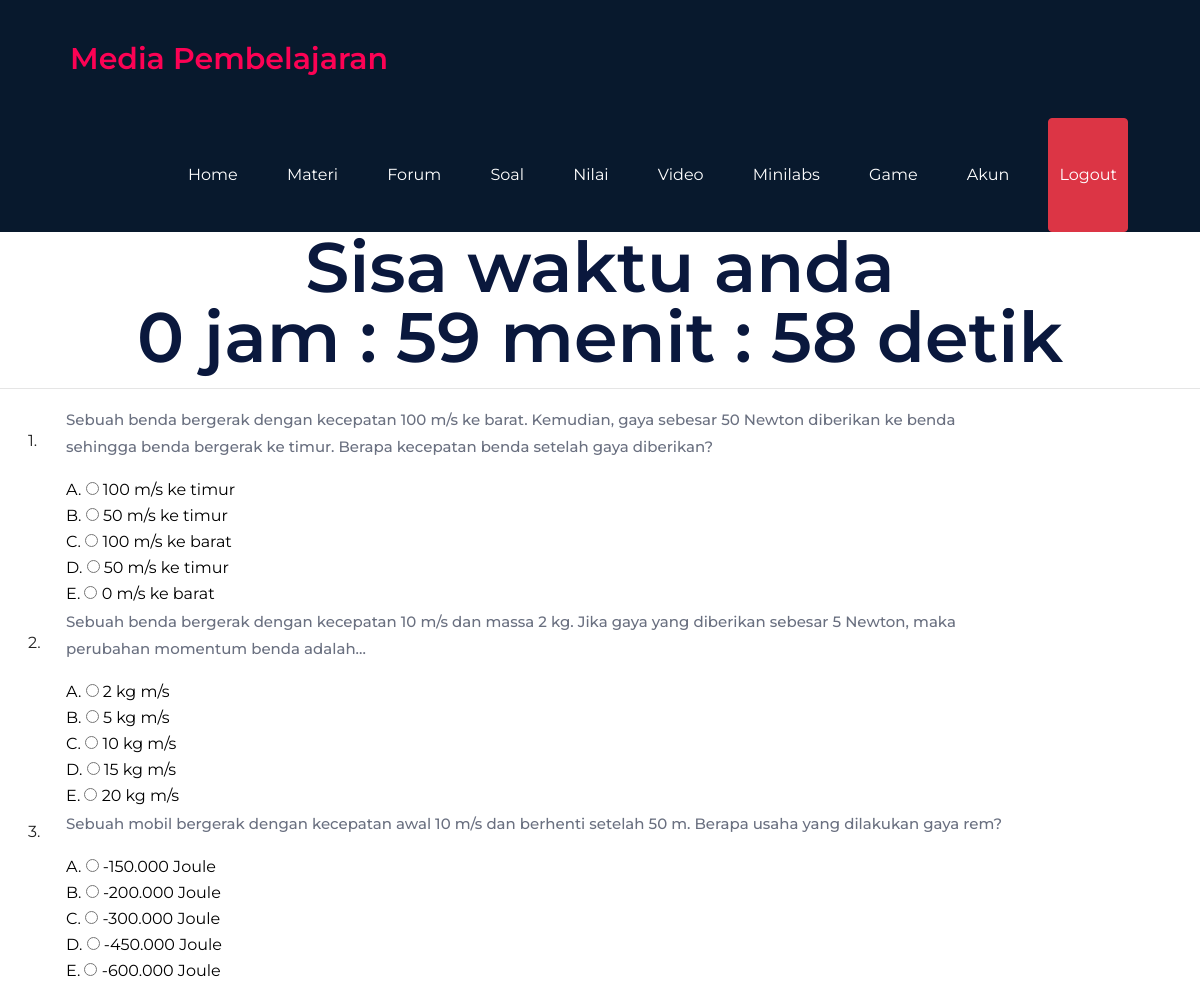
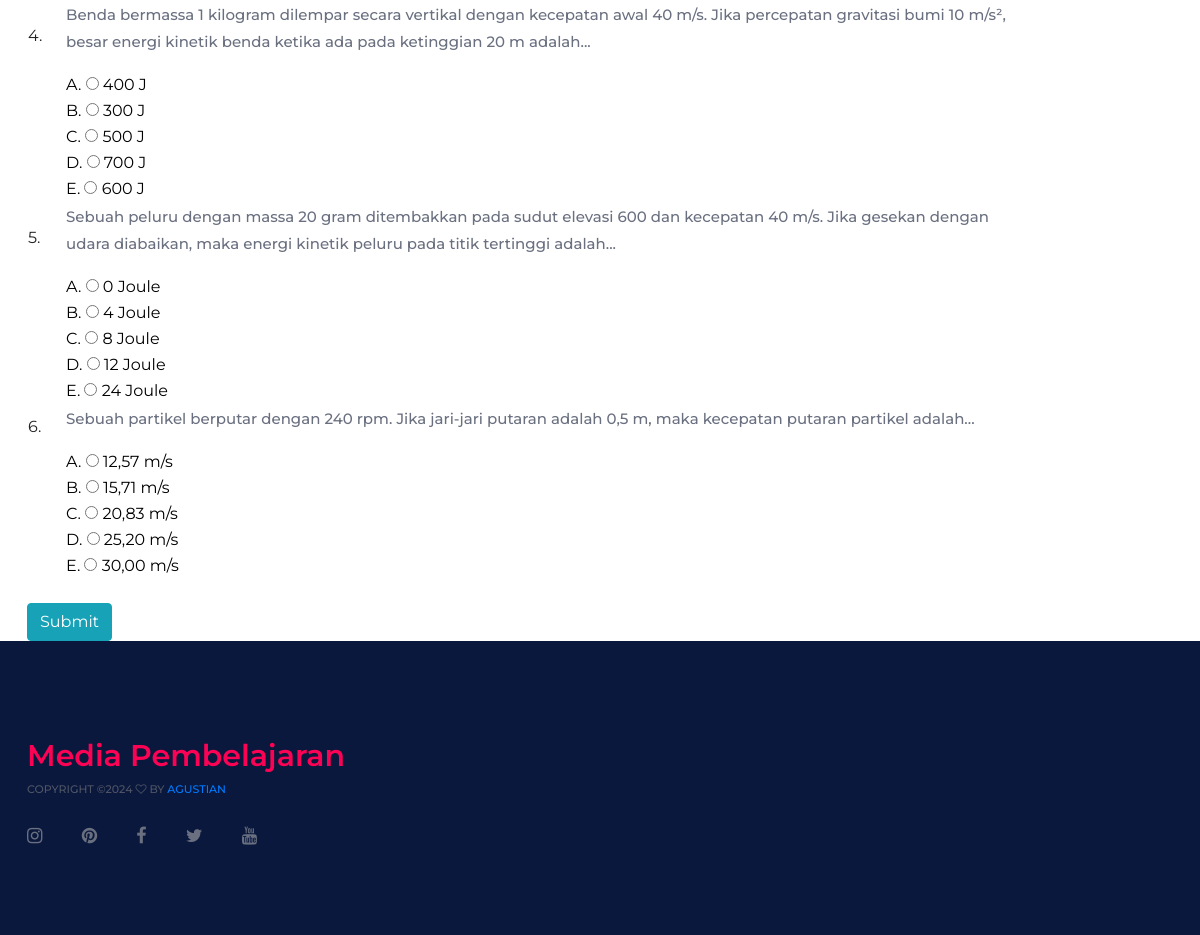
Screenshot of /utama.php?page=soal (signed in) with the database file from the repository (2 pictures, top to bottom).
### tables this page shows
CREATE TABLE `tabel_soal` (
  `id_soal` int(11) NOT NULL,
  `pertanyaan` text NOT NULL,
  `pilihan_a` text NOT NULL,
  `pilihan_b` text NOT NULL,
  `pilihan_c` text NOT NULL,
  `pilihan_d` text NOT NULL,
  `pilihan_e` text NOT NULL,
  `jawaban` varchar(100) NOT NULL,
  `publish` enum('yes','no') NOT NULL,
  `tipe` int(5) NOT NULL
);

### modul/soal.php (the view, shortened to what this page needs)
<?php
if(!empty($_SESSION['username'])and !empty($_SESSION['password'])){
    include "koneksi/koneksi.php";
?>
       <div  data-scrollreveal="enter left and move 40px over 0.8s">
<body>
    <div id='timer'></div>
    <form action="?page=score" id="form" name="form" method="POST">
          <div class="container">
          <div>
        <?php
        $hasil=mysqli_query($koneksi,"select * from tabel_soal where publish='yes' order by RAND()");
        $urut=0;
        while($row =mysqli_fetch_array($hasil))
        {
            $id=$row["id_soal"];
            $pertanyaan=$row["pertanyaan"];
            $pilihan_a=$row["pilihan_a"];
            $pilihan_b=$row["pilihan_b"];
            $pilihan_c=$row["pilihan_c"];
            $pilihan_d=$row["pilihan_d"];
            $pilihan_e=$row["pilihan_e"];
            ?>
            <table width="1000" border="0" id="s<?php echo $urut=$urut+1; ?>">
            <tr>
                <td width="17"><font color="#222"><?php echo $urut; ?>.</font></td>
                <td width="430"><font color="#222"><?php echo "$pertanyaan"; ?></font></td>
            </tr>
            <tr>
                  <td height="21"><font color="#000000">&nbsp;</font></td>
                <td><font color="#000000">
               A.  <input  name="pilihan[<?php echo $id; ?>]" type="radio" value="A">
                <?php echo "$pilihan_a";?></font> </td>
            </tr>
            <tr>
                  <td><font color="#000000">&nbsp;</font></td>
                <td><font color="#000000">
               B. <input name="pilihan[<?php echo $id; ?>]" type="radio"  value="B">
                <?php echo "$pilihan_b";?></font> </td>
            </tr>
            <tr>
                  <td><font color="#000000">&nbsp;</font></td>
                <td><font color="#000000">
              C.  <input name="pilihan[<?php echo $id; ?>]" type="radio"  value="C">
                <?php echo "$pilihan_c";?></font> </td>
            </tr>
            <tr>
                <td><font color="#000000">&nbsp;</font></td>
                <td><font color="#000000">
              D.   <input name="pilihan[<?php echo $id; ?>]"  type="radio"  value="D">
                <?php echo "$pilihan_d";?></font> </td>
            </tr>
             <tr>
                <td><font color="#000000">&nbsp;</font></td>
                <td><font color="#000000">
              E.   <input name="pilihan[<?php echo $id; ?>]"  type="radio"  value="E">
                <?php echo "$pilihan_e";?></font> </td>
            </tr>
            </table>
        <?php
        }
        ?>
</div>
<input type="submit" class="btn btn-info" name="submit" value="Submit" >
 </form>
</body>
 <?php
}else{
    ?><p>Anda belum login. silahkan <a href="index.php">Login</a></p><?php
}
?>
</div>

### assets/css/style.css (style rules this page uses)
html, body { height: 100%; font-family: "Montserrat", sans-serif; -webkit-font-smoothing: antialiased; font-smoothing: antialiased; }
p { font-size: 15px; color: #6a7080; line-height: 1.8; font-weight: 500; }
@media (min-width: 1200px) { .container { max-width: 1176px; } }

### rows the page displays
tabel_soal: pertanyaan "Sebuah benda bergerak dengan kecepatan 100 m/s ke barat. Kemudian, gaya sebesar 50 Newton diberikan ke benda sehingga benda bergerak ke timur. Berapa kecepatan benda setelah gaya diberikan?", pilihan_a "100 m/s ke timur", pilihan_b "50 m/s ke timur", pilihan_c "100 m/s ke barat", pilihan_d "50 m/s ke timur", pilihan_e "0 m/s ke barat"
tabel_soal: pertanyaan "Sebuah benda bergerak dengan kecepatan 10 m/s dan massa 2 kg. Jika gaya yang diberikan sebesar 5 Newton, maka perubahan momentum benda adalah...", pilihan_a "2 kg m/s", pilihan_b "5 kg m/s", pilihan_c "10 kg m/s", pilihan_d "15 kg m/s", pilihan_e "20 kg m/s"
tabel_soal: pertanyaan "Sebuah mobil bergerak dengan kecepatan awal 10 m/s dan berhenti setelah 50 m. Berapa usaha yang dilakukan gaya rem?", pilihan_a "-150.000 Joule", pilihan_b "-200.000 Joule", pilihan_c "-300.000 Joule", pilihan_d "-450.000 Joule", pilihan_e "-600.000 Joule"
tabel_soal: pertanyaan "Benda bermassa 1 kilogram dilempar secara vertikal dengan kecepatan awal 40 m/s. Jika percepatan gravitasi bumi 10 m/s², besar energi kinetik benda ketika ada pada ketinggian 20 m adalah...", pilihan_a "400 J", pilihan_b "300 J", pilihan_c "500 J", pilihan_d "700 J", pilihan_e "600 J"
tabel_soal: pertanyaan "Sebuah peluru dengan massa 20 gram ditembakkan pada sudut elevasi 600 dan kecepatan 40 m/s. Jika gesekan dengan udara diabaikan, maka energi kinetik peluru pada titik tertinggi adalah...", pilihan_a "0 Joule", pilihan_b "4 Joule", pilihan_c "8 Joule", pilihan_d "12 Joule", pilihan_e "24 Joule"
tabel_soal: pertanyaan "Sebuah partikel berputar dengan 240 rpm. Jika jari-jari putaran adalah 0,5 m, maka kecepatan putaran partikel adalah...", pilihan_a "12,57 m/s", pilihan_b "15,71 m/s", pilihan_c "20,83 m/s", pilihan_d "25,20 m/s", pilihan_e "30,00 m/s"
